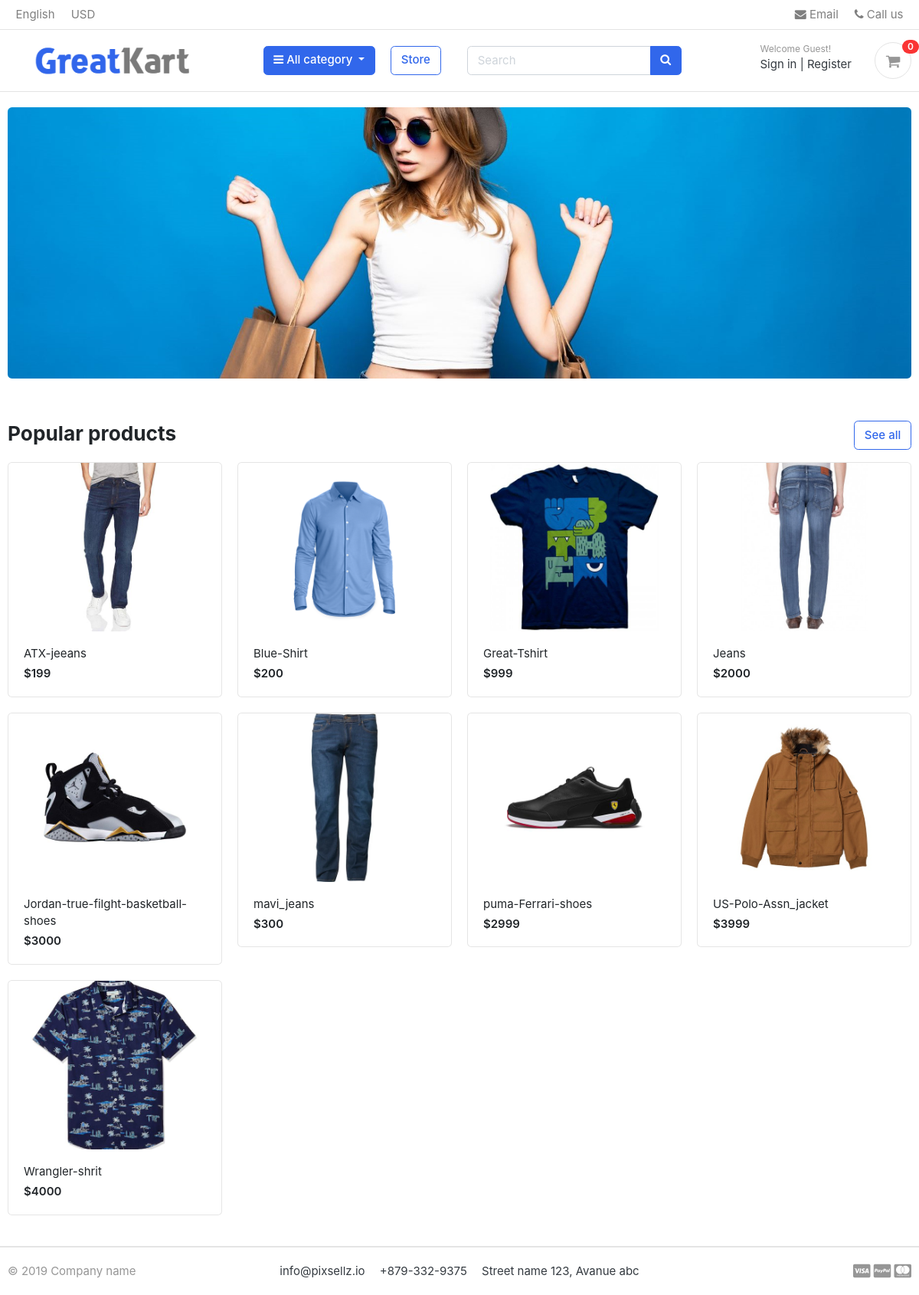
The page / on the database its author committed.
### store/models.py (models this page shows, shortened)
class product(models.Model):
    product_name = models.CharField(max_length=50, unique=True)
    slug = models.SlugField(max_length=100, unique=True)
    description = models.TextField(max_length=255, blank=True)
    price = models.IntegerField()
    images = models.ImageField(upload_to='photos_products/', blank=True)
    stock = models.IntegerField()
    is_avaliable = models.BooleanField(default=True)
    category = models.ForeignKey(Category, on_delete=models.CASCADE, null=True, blank=True)
    created_date = models.DateTimeField(auto_now_add=True)
    Modified_date = models.DateTimeField(auto_now=True)
    def get_url(self):
        return reverse('product_detail', args=[self.category.slug, self.slug])

### greatkart/views.py (the view)
# urls.py: path('', views.home, name='home'),
def home(request):
    products=product.objects.all().filter(is_avaliable=True)
    context = {
    'products': products
}
    return render(request,'home.html',context)

### carts/context_processors.py (called while the page is built)
def counter(request):
    cart_count = 0
    print("Counter called")
    if 'admin' in request.path:
        return {}
    if request.user.is_authenticated:
        cart_items = CardItem.objects.filter(user=request.user)
    else:
        try:
            cart = Cart.objects.get(cart_id=_cart_id(request))
            cart_items = CardItem.objects.filter(cart=cart)
        except Cart.DoesNotExist:
            cart_items = []
    print("Items:", cart_items)
    for item in cart_items:
        print(item.id, item.quantity)
        cart_count += item.quantity
    print("Cart Count =", cart_count)
    return {'cart_count': cart_count}

### carts/views.py (called while the page is built)
def _cart_id(request):
    cart = request.session.session_key
    if not cart:
        cart = request.session.create()
    return cart

### category/context_processors.py (called while the page is built)
def menu_links(request):
    links=Category.objects.all()
    return dict(links=links)

### category/models.py (called while the page is built)
    def get_url(self):
        return reverse('products_by_category',args=[self.slug])

### greatkart/templates/home.html
{% extends 'base.html' %}
{% load static %}
{% block content %}
<section class="section-intro padding-y-sm">
<div class="container">
<div class="intro-banner-wrap">
	<img src="{% static 'images/banners/cover.jpg' %}" class="img-fluid rounded">
</div>
</div>
</section>
<section class="section-name padding-y-sm">
<div class="container">
<header class="section-heading">
	<a href="./store.html" class="btn btn-outline-primary float-right">See all</a>
	<h3 class="section-title">Popular products</h3>
</header>
<div class="row">
	{%for product in products%}
	<div class="col-md-3">
		<div class="card card-product-grid">
			<a href="{{product.get_url}}" class="img-wrap"> <img src="{{product.images.url}}"> </a>
			<figcaption class="info-wrap">
				<a href="{% url 'store' %}" class="title">{{product.product_name}}</a>
				<div class="price mt-1">${{product.price}}</div>
			</figcaption>
		</div>
	</div>
	{% endfor %}
</div>
</div>
</section>
</body>
</html>
{% endblock %}

### greatkart/static/css/ui.css (style rules this page uses)
html { font-family: "Inter", sans-serif; font-size: 15px; }
.img-wrap { text-align: center; display: block; }
.img-wrap img { max-width: 100%; }
.padding-y-sm { padding-top: 20px; padding-bottom: 20px; }
.section-heading { margin-bottom: 20px; margin-top: 15px; }
.section-title { color: #212529; }
[class*=card-product] a.title { color: #212529; display: block; }
[class*=card-product] .img-wrap { overflow: hidden; position: relative; }
[class*=card-product] .img-wrap img { height: 100%; max-width: 100%; width: auto; display: inline-block; -o-object-fit: cover; object-fit: cover; }
.card-product-grid { margin-bottom: 20px; }
.card-product-grid .img-wrap { border-radius: 0.2rem 0.2rem 0 0; height: 220px; }
.card-product-grid .info-wrap { overflow: hidden; padding: 18px 20px; }
.card .img-wrap { overflow: hidden; }
.price { font-weight: 600; color: #212529; }

### rows shown on the page
product: images (picture), product_name "ATX-jeeans", price "199"
product: images (picture), product_name "Blue-Shirt", price "200"
product: images (picture), product_name "Great-Tshirt", price "999"
product: images (picture), product_name "Jeans", price "2000"
product: images (picture), product_name "Jordan-true-filght-basketball-shoes", price "3000"
product: images (picture), product_name "mavi_jeans", price "300"
product: images (picture), product_name "puma-Ferrari-shoes", price "2999"
product: images (picture), product_name "US-Polo-Assn_jacket", price "3999"
product: images (picture), product_name "Wrangler-shrit", price "4000"

### other values the page prints
{{ cart_count }} "0"
